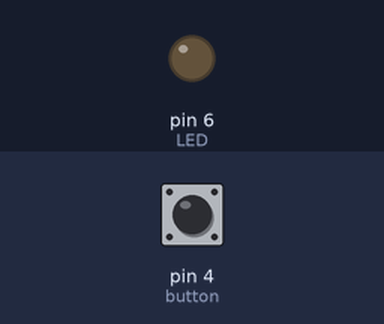
The sketch below on a simulated Arduino Uno, built with avr-gcc and run on an emulated ATmega328P. Parts: output pins drawn as LEDs (lit = HIGH). Inputs (shaded band) come from the test bench; at power-on: pin 4 (button) HIGH. What the sketch prints to the serial monitor is not drawn.

Above: at 0.1 s.
At 1.1 s:
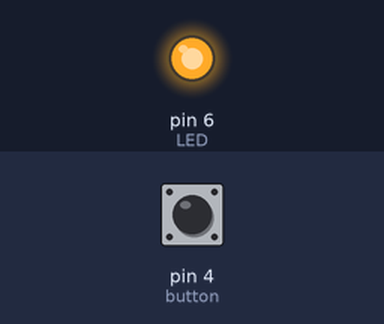
Timing chart, 0 to 2.6 s (numbered marks = the images above):
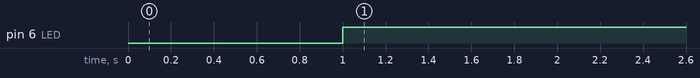

Measured:
- by itself, pin 6 (LED): LOW → HIGH at 1.0 s

The sketch:

buttonLed.ino
```cpp
// (licence header left out)
// libraries


// defined items
#define button 4  // define the connected button to D4
#define LED 6     // define the connected LED to D6

// global variables
// initial state of the variable for reading the status of the push button and debounce the push button
int button_state = 0;       // the current reading from the input pin

void setup() {
  // put your setup code here, to run once:
  Serial.begin(9600);  // baud rate
  // initialize the push button pin as an input device
  pinMode(button, INPUT_PULLUP);
  // initialized the LED as an output device
  pinMode(LED, OUTPUT);

  delay(1000);  // what for initialization to complete;
}

void loop() {
  // put your main code here, to run repeatedly:
  // read the state of the push button value
  button_state = digitalRead(button);

  // check the state of the reading
  if (button_state == HIGH) {
    Serial.println("Button Pressed!");
    digitalWrite(LED, HIGH);
    delay(50);
  } else {
    digitalWrite(LED, LOW);
    delay(50);
  }

  // end of file
}
```
